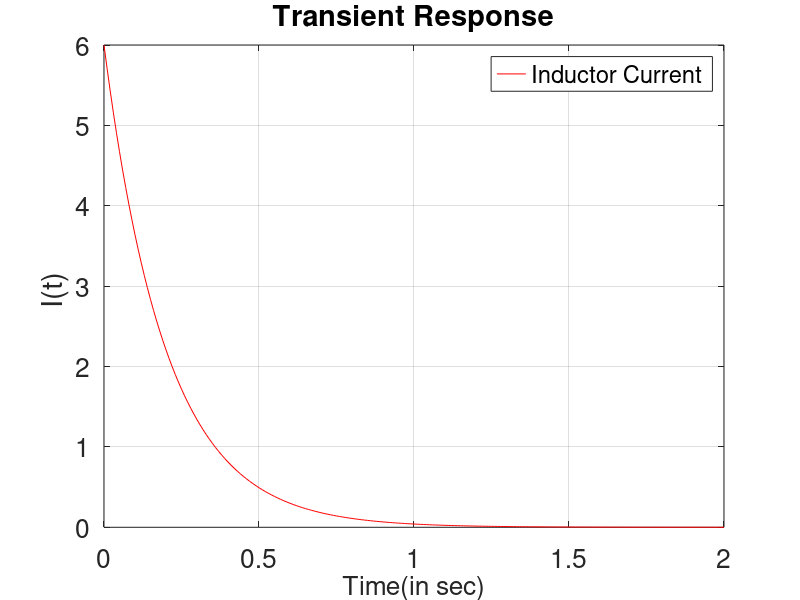

MATLAB code for this plot:
Z = [10 40 ; 0.5 -1] ;
B = [1 ; 0] ;
I = inv(Z) * B ; 
Rth = 1/I(1) ;
L = 6;
Ii = 6 ;
tc = L/Rth ;
t_final = 5*tc ;
t = 0:1e-2 :2  ;
I_t = Ii *exp(-t/tc) ;
figure ;
plot(t, I_t , 'r' ) ;
grid ;
xlabel('Time(in sec)') ;
ylabel('I(t) ') ;
title('Transient Response');
set( gca , 'Fontsize' ,19) ;
h_xlabel = get(gca , 'xlabel') ;
set(h_xlabel , 'Fontsize' , 19) ;
legend('Inductor Current ') ;
